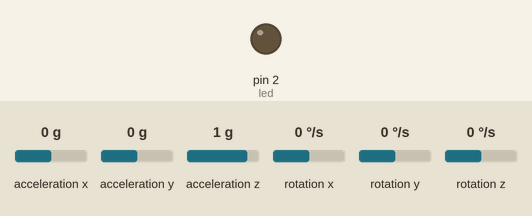
The sketch below on a simulated Arduino Uno, built with avr-gcc and run on an emulated ATmega328P. Parts: output pins drawn as LEDs (lit = HIGH). Wiring (inferred from the names in the program): MPU-6050 motion sensor at I2C address 0x68. Inputs (shaded band) come from the test bench; at power-on: acceleration z 1 g, acceleration x 0 g, acceleration y 0 g, rotation x 0 °/s, rotation y 0 °/s, rotation z 0 °/s. Pins used as bus, display or sensor lines are not drawn.

Above: at 1.3 s.
1.4 s: acceleration z set to 0.1 g
2.9 s: acceleration z set to -0.2 g
At 3.8 s:
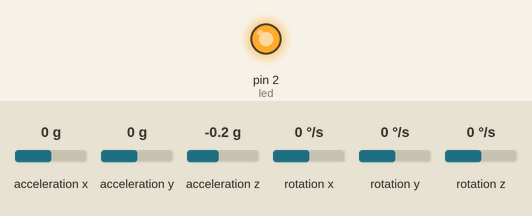
Timing chart, 0 to 5.9 s (numbered marks = the images above; inputs shaded):
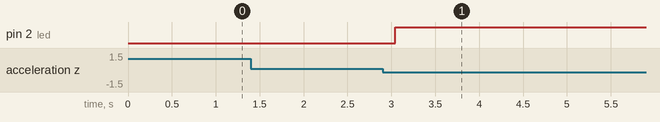

Measured:
- the behaviour switches between 0 and -0.1 g on acceleration z (found by bisection; images 0 and 1)
- after the input at 1.4 s, every drawn part: stays the same
- after the input at 2.9 s, pin 2 (led): LOW → HIGH after 0.15 s

The sketch:

MPU.ino
```cpp
#include <Wire.h>
#include <Kalman.h>

#define RESTRICT_PITCH // Commentar essa linha caso sejpa necessario restringir para ±90deg: http://www.freescale.com/files/sensors/doc/app_note/AN3461.pdf

/*VALORES DAS INSTANCIAS KALMANS*/
Kalman kalmanX;
Kalman kalmanY;

/* Data */
double accX, accY, accZ; // valores da aceleração obtida em cada eixo
double gyroX, gyroY, gyroZ; // valores das velocidade angular em cada eixo
//int16_t tempRaw; //temperatura caso seja necessario

double gyroXangle, gyroYangle; // Angulo calculado somente com os valores da velocidade angular giroscopio
double kalAngleX, kalAngleY; // Valores calculados com o kalman filter

uint32_t timer;
uint8_t i2cData[14]; // Buffer para I2C data
int led = 2; // Setando o valor da variavel led para ser igual ao valor do pino do led interno
int porta = 19;

void setup() {
  Serial.begin(115200);
  pinMode (led, OUTPUT);
  pinMode (porta, OUTPUT);
  Wire.begin();
#if ARDUINO >= 157
  Wire.setClock(400000UL); // Setando a frenquencia I2C para 400kHz
#else
  TWBR = ((F_CPU / 400000UL) - 16) / 2; // Setando a frenquencia I2C para 400kHz
#endif

  i2cData[0] = 7; // Seta o sample rate para 1000Hz - 8kHz/(7+1) = 1000Hz
  i2cData[1] = 0x00; // Disable FSYNC and set 260 Hz Acc filtering, 256 Hz Gyro filtering, 8 KHz sampling  por meio do registradores 3B a 40  encontrado na pag x do registradores
  i2cData[2] = 0x00; // Seta a escala do giroscopio para ±250deg/s por meio do registradores 43 a 48  encontrado na pag x do registradores
  i2cData[3] = 0x00; // Seta a escala do acelerometro para ±2g caso(00)
  while (i2cWrite(0x19, i2cData, 4, false));
  while (i2cWrite(0x6B, 0x01, true)); // Disabilidantando o slepp mode do mpu-6050, olhar p.9 do mapa de registros do mpu

  while (i2cRead(0x75, i2cData, 1));
  if (i2cData[0] != 0x68) { // lé "WHO_AM_I" register
    Serial.print(F("Erro na leitura do sensor"));
    while (1);
  }

  delay(100); // Estabilização/ verificar a necessidade desse valor

  /* Setando os valores iniciais do filtro kalman */
  while (i2cRead(0x3B, i2cData, 6));
  accX = (int16_t)((i2cData[0] << 8) | i2cData[1]); //obtendo
  accY = (int16_t)((i2cData[2] << 8) | i2cData[3]);
  accZ = (int16_t)((i2cData[4] << 8) | i2cData[5]);

/*CALCULA ROLL E PITCH DO COM BASE NOS VALOREZ */
  // Referencia: http://www.freescale.com/files/sensors/doc/app_note/AN3461.pdf eq. 25 and eq. 26
  // atan2 outputs o valor de -π ate π (radianos) - http://en.wikipedia.org/wiki/Atan2
#ifdef RESTRICT_PITCH // Eq. 25 and 26
  double roll  = atan2(accY, accZ) * RAD_TO_DEG;
  double pitch = atan(-accX / sqrt(accY * accY + accZ * accZ)) * RAD_TO_DEG;
#else // Eq. 28 and 29
  double roll  = atan(accY / sqrt(accX * accX + accZ * accZ)) * RAD_TO_DEG;
  double pitch = atan2(-accX, accZ) * RAD_TO_DEG;
#endif

  kalmanX.setAngle(roll); // Setando o angulo inicial do eixo X
  kalmanY.setAngle(pitch); //Setando o angulo incial do eixo y
  gyroXangle = roll;
  gyroYangle = pitch;

  timer = micros();

}

void loop() {
  /* Atualização de todos os valores */
  while (i2cRead(0x3B, i2cData, 14));
  accX = (int16_t)((i2cData[0] << 8) | i2cData[1]);//pegando os valores da aceleração no eixo x encontradas no diretorio
  accY = (int16_t)((i2cData[2] << 8) | i2cData[3]);//pegando os valores da aceleração no eixo y encontradas no diretorio
  accZ = (int16_t)((i2cData[4] << 8) | i2cData[5]);//pegando os valores da aceleração no eixo z encontradas no diretorio
  //tempRaw = (int16_t)((i2cData[6] << 8) | i2cData[7]);
  gyroX = (int16_t)((i2cData[8] << 8) | i2cData[9]);//pegando os valores da velocidade angular no eixo x encontradas no diretorio
  gyroY = (int16_t)((i2cData[10] << 8) | i2cData[11]);//pegando os valores da velocidade angular no eixo x encontradas no diretorio
  gyroZ = (int16_t)((i2cData[12] << 8) | i2cData[13]);;//pegando os valores da velocidade angular no eixo x encontradas no diretorio

  double dt = (double)(micros() - timer) / 1000000; // Delta t
  timer = micros();

  /*CALCULANDO OS VALORES PARA*/
#ifdef RESTRICT_PITCH // Eq. 25 and 26
  double roll  = atan2(accY, accZ) * RAD_TO_DEG;
  double pitch = atan(-accX / sqrt(accY * accY + accZ * accZ)) * RAD_TO_DEG;
#else // Eq. 28 and 29
  double roll  = atan(accY / sqrt(accX * accX + accZ * accZ)) * RAD_TO_DEG;
  double pitch = atan2(-accX, accZ) * RAD_TO_DEG;
#endif

  double gyroXrate = gyroX / 131.0; //Convertendo para deg/s
  double gyroYrate = gyroY / 131.0; //Convertendo para deg/s

#ifdef RESTRICT_PITCH
  // esse codigo corrige o problema de trasição dos valores muito bruscamente( quando ele muda de -180 para 180 do nada)
  if ((roll < -90 && kalAngleX > 90) || (roll > 90 && kalAngleX < -90)) {
    kalmanX.setAngle(roll);
    kalAngleX = roll;
    gyroXangle = roll;
  } else
    kalAngleX = kalmanX.getAngle(roll, gyroXrate, dt); // Calcula o valor do angulo no eixo X usando o filtro kalman

  if (abs(kalAngleX) > 90)
    gyroYrate = -gyroYrate; // Inverter o rate para se adaptar ao valor de leitura restrita
  kalAngleY = kalmanY.getAngle(pitch, gyroYrate, dt);
#else
  /// esse codigo corrige o problema de trasição dos valores muito bruscamente( quando ele muda -180 para 10 do nada)
  if ((pitch < -90 && kalAngleY > 90) || (pitch > 90 && kalAngleY < -90)) {
    kalmanY.setAngle(pitch);
    kalAngleY = pitch;
    gyroYangle = pitch;
  } else
    kalAngleY = kalmanY.getAngle(pitch, gyroYrate, dt); // Calcula o angulo y usando o filtro kalman

  if (abs(kalAngleY) > 90)
    gyroXrate = -gyroXrate; // Inverte o rate, para caber na leitura restrita do acelerometro
  kalAngleX = kalmanX.getAngle(roll, gyroXrate, dt); // Calcula o angulo x usando o filtro kalman
#endif

  gyroXangle += gyroXrate * dt; // Calcula o angulo do giroscopia sem filtrpo
  gyroYangle += gyroYrate * dt;
  //gyroXangle += kalmanX.getRate() * dt; // Calculate gyro angle using the unbiased rate
  //gyroYangle += kalmanY.getRate() * dt;

  // Reset the gyro angle when it has drifted too much
  if (gyroXangle < -180 || gyroXangle > 180)
    gyroXangle = kalAngleX;
  if (gyroYangle < -180 || gyroYangle > 180)
    gyroYangle = kalAngleY;

  if (kalAngleX < -90  || kalAngleX > 90)
    digitalWrite(led ,HIGH);
    digitalWrite(porta ,HIGH);

  if (kalAngleY < -90  || kalAngleY > 90)
    digitalWrite(led ,HIGH);
    digitalWrite(porta ,HIGH);
/*
#if 0 // Setar para 1 caso queira escrever os valores po meio da porta serial
  Serial.print(accX); Serial.print("\t");
  Serial.print(accY); Serial.print("\t");
  Serial.print(accZ); Serial.print("\t");

  Serial.print(gyroX); Serial.print("\t");
  Serial.print(gyroY); Serial.print("\t");
  Serial.print(gyroZ); Serial.print("\t");

  Serial.print("\t");
#endif

  Serial.print(roll); Serial.print("\t");
  Serial.print(gyroXangle); Serial.print("\t");
  Serial.print(kalAngleX); Serial.print("\t");

  Serial.print("\t");

  Serial.print(pitch); Serial.print("\t");
  Serial.print(gyroYangle); Serial.print("\t");
  Serial.print(kalAngleY); Serial.print("\t");
*/


/*
#if 0 // Setar para 1 caso queira os valores da temperatura na porta serial
  Serial.print("\t");

  double temperature = (double)tempRaw / 340.0 + 36.53;
  Serial.print(temperature); Serial.print("\t");
#endif
*/
  Serial.print("\r\n");
  delay(2);
}
```

I2C.ino
```cpp
const uint8_t IMUAddress = 0x68; // AD0 is logic low on the PCB
const uint16_t I2C_TIMEOUT = 1000; // Used to check for errors in I2C communication

uint8_t i2cWrite(uint8_t registerAddress, uint8_t data, bool sendStop) {
  return i2cWrite(registerAddress, &data, 1, sendStop); // Returns 0 on success
}

uint8_t i2cWrite(uint8_t registerAddress, uint8_t *data, uint8_t length, bool sendStop) {
  Wire.beginTransmission(IMUAddress);
  Wire.write(registerAddress);
  Wire.write(data, length);
  uint8_t rcode = Wire.endTransmission(sendStop); // Returns 0 on success
  if (rcode) {
    Serial.print(F("i2cWrite failed: "));
    Serial.println(rcode);
  }
  return rcode; // See: http://arduino.cc/en/Reference/WireEndTransmission
}

uint8_t i2cRead(uint8_t registerAddress, uint8_t *data, uint8_t nbytes) {
  uint32_t timeOutTimer;
  Wire.beginTransmission(IMUAddress);
  Wire.write(registerAddress);
  uint8_t rcode = Wire.endTransmission(false); // Don't release the bus
  if (rcode) {
    Serial.print(F("i2cRead failed: "));
    Serial.println(rcode);
    return rcode; // See: http://arduino.cc/en/Reference/WireEndTransmission
  }
  Wire.requestFrom(IMUAddress, nbytes, (uint8_t)true); // Send a repeated start and then release the bus after reading
  for (uint8_t i = 0; i < nbytes; i++) {
    if (Wire.available())
      data[i] = Wire.read();
    else {
      timeOutTimer = micros();
      while (((micros() - timeOutTimer) < I2C_TIMEOUT) && !Wire.available());
      if (Wire.available())
        data[i] = Wire.read();
      else {
        Serial.println(F("i2cRead timeout"));
        return 5; // This error value is not already taken by endTransmission
      }
    }
  }
  return 0; // Success
}
```
